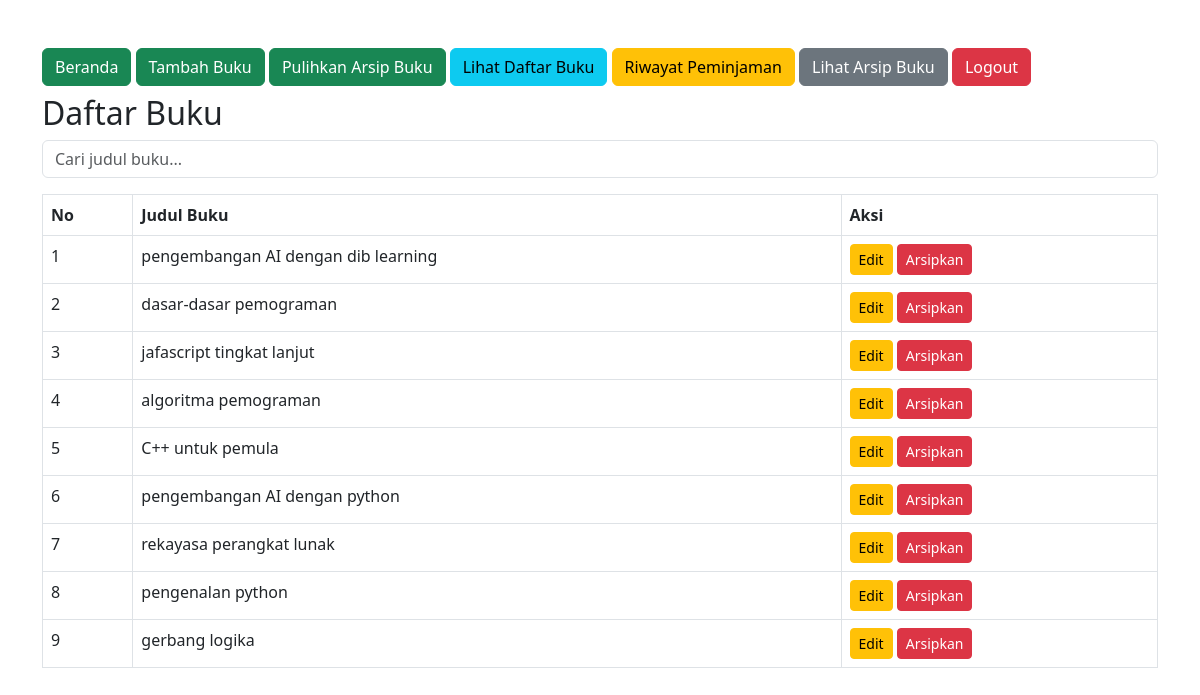
/manage.php, run on the app's committed database.
### tables this page shows
CREATE TABLE `buku` (
  `id` int(10) UNSIGNED NOT NULL,
  `judul_buku` varchar(100) NOT NULL,
  `stok` int(11) NOT NULL DEFAULT 0,
  `stok_pinjam` int(11) NOT NULL DEFAULT 0,
  `status` enum('aktif','nonaktif') DEFAULT 'aktif'
);

### manage.php (the view, shortened to what this page needs)
<?php include 'config.php'; ?>
<!DOCTYPE html>
<html>
<head>
    <link rel="stylesheet" href="https://cdn.jsdelivr.net/npm/bootstrap@5.3.0/dist/css/bootstrap.min.css">
</head>
<body class="p-4">
<div class="container mt-4">
    <a href="admin_dashboard.php" class="btn btn-success mb-2">Beranda</a>
    <a href="form_buku.php" class="btn btn-success mb-2">Tambah Buku</a>
    <a href="arsip.php" class="btn btn-success mb-2">Pulihkan Arsip Buku</a>
    <a href="script2.php" class="btn btn-info mb-2">Lihat Daftar Buku</a>
    <a href="script.php" class="btn btn-warning mb-2">Riwayat Peminjaman</a>
    <a href="arsip.php" class="btn btn-secondary mb-2">Lihat Arsip Buku</a>
    <a href="logout.php" class="btn btn-danger mb-2">Logout</a>
    <h2>Daftar Buku</h2>
    <form method="GET" class="mb-3">
        <input type="text" name="search" class="form-control" placeholder="Cari judul buku..." value="<?= $_GET['search'] ?? '' ?>">
    </form>
    <?php
    $search = $_GET['search'] ?? '';
    $stmt = $conn->prepare("SELECT * FROM buku WHERE status = 'aktif' AND judul_buku LIKE :search");
    $stmt->execute([':search' => "%$search%"]);
    $buku = $stmt->fetchAll();
    ?>
    <table class="table table-bordered">
        <thead>
            <tr>
                <th>No</th>
                <th>Judul Buku</th>
                <th>Aksi</th>
            </tr>
        </thead>
        <tbody>
            <?php foreach ($buku as $index => $item): ?>
                <tr>
                    <td><?= $index + 1 ?></td>
                    <td><?= htmlspecialchars($item['judul_buku']) ?></td>
                    <td>
                        <form method="GET" action="edit.php" class="d-inline">
                            <button type="submit" class="btn btn-warning btn-sm">Edit</button>
                        </form>
                        <form method="POST" action="hapus.php" class="d-inline" onsubmit="return confirm('Yakin ingin mengarsipkan buku ini?')">
                            <button type="submit" class="btn btn-danger btn-sm">Arsipkan</button>
                        </form>
                    </td>
                </tr>
            <?php endforeach; ?>
        </tbody>
    </table>
</div>
</body>
</html>

### data on the page
buku: judul_buku "pengembangan AI dengan dib learning"
buku: judul_buku "dasar-dasar pemograman"
buku: judul_buku "jafascript tingkat lanjut"
buku: judul_buku "algoritma pemograman"
buku: judul_buku "C++ untuk pemula"
buku: judul_buku "pengembangan AI dengan python"
buku: judul_buku "rekayasa perangkat lunak"
buku: judul_buku "pengenalan python"
buku: judul_buku "gerbang logika"
